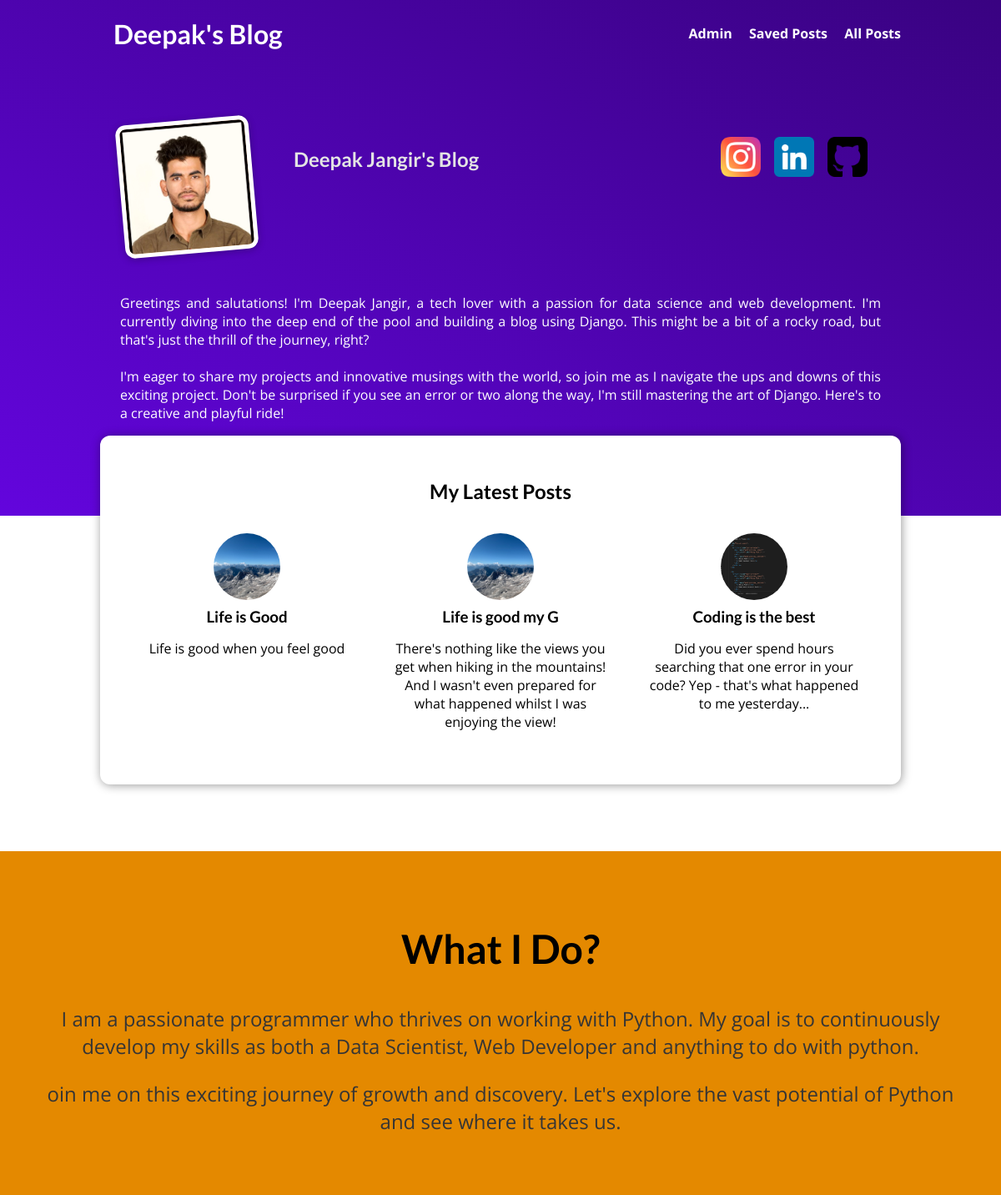
/, run on an earlier commit of the app's database.
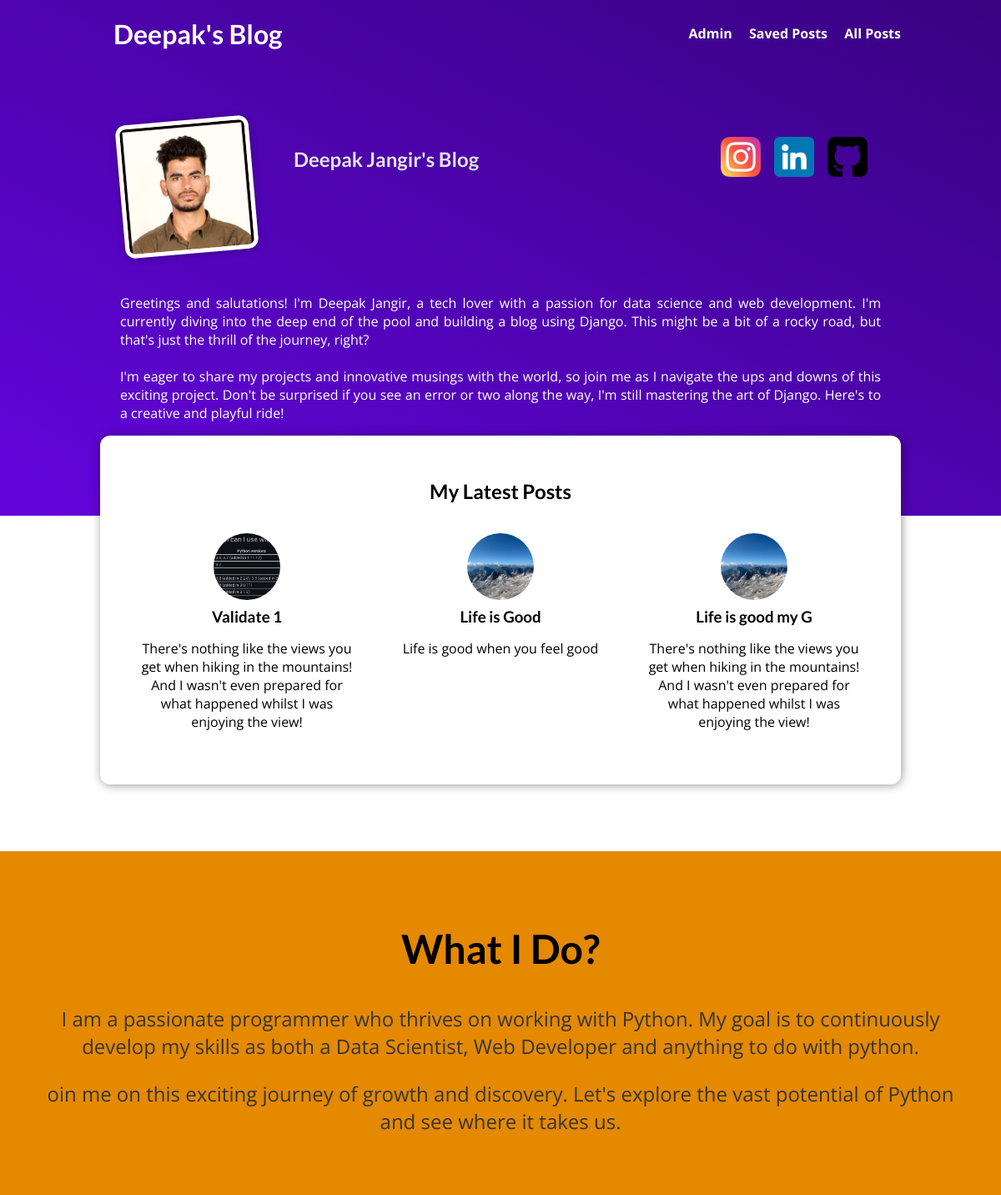
And on a later commit of the database.
### blog/models.py (models this page shows, shortened)
class Post(models.Model):
    title = models.CharField(max_length=150)
    excerpt = models.CharField(max_length=200)
    image = models.ImageField(upload_to="posts", null=True)
    date = models.DateField(auto_now=True)
    slug = models.SlugField(unique=True, db_index=True)
    content = models.TextField(validators=[MinLengthValidator(10)])
    author = models.ForeignKey(Author, on_delete=models.SET_NULL, related_name='posts',null=True)
    tags = models.ManyToManyField(Tag)
    url = models.URLField(max_length=200, blank=True, default='',null=True)

### blog/views.py (the view)
# urls.py: path("", view=views.Index.as_view(), name='index-page'),
class Index(ListView):
    template_name = 'blog/index.html'
    model = Post
    ordering = ["-date"]
    context_object_name = 'posts'
    def get_queryset(self):
        query_set = super().get_queryset()
        data = query_set[:3]
        return data

### blog/templates/blog/index.html (shortened to what this page needs)
{% extends 'base.html' %}
{% load static %}
{% block css_files %}
    <link rel="stylesheet" href="{% static "blog/index.css" %}">
    <link rel="stylesheet" href="{% static "blog/post.css" %}">
{% endblock css_files %}
{% block content %}
    <section id='welcome'>
        <header>
            <img src="{% static 'blog/images/deepak.jpeg' %}" class='profile-pic' alt="Deepak - The Author">
            <h2>Deepak Jangir's Blog</h2>
            <h1>
                <a href="https://www.instagram.com/deepakxpvt" target="_blank">
                  <img src="{% static 'blog/images/instagram.png' %}" alt="Instagram Profile">
                </a>
              </h1>
              <h1>
                <a href="https://www.linkedin.com/in/deepak-jangir-72333a188/" target="_blank">
                  <img src="{% static 'blog/images/linkedin.png' %}" alt="Linkedin Profile">
                </a>
              </h1>
              <h1>
                <a href="https://github.com/tdeepak509" target="_blank">
                  <img src="{% static 'blog/images/github-sign.png' %}" alt="Github Profile">
                </a>
              </h1>
        </header>
        <p align='justify'>Greetings and salutations! I'm Deepak Jangir, a tech lover with a passion for data science and web development. I'm currently diving into the deep end of the pool and building a blog using Django. This might be a bit of a rocky road, but that's just the thrill of the journey, right?
            <br><br>I'm eager to share my projects and innovative musings with the world, so join me as I navigate the ups and downs of this exciting project. Don't be surprised if you see an error or two along the way,
            I'm still mastering the art of Django. Here's to a creative and playful ride!</p>
    </section>
    <section id='latest-posts'>
        <h2>My Latest Posts</h2>
        <ul>
            {% for post in posts %}
                {% include "blog/includes/post.html" %}
            {% endfor %}
        </ul>
    </section>
    <section id='about'>
        <h2>What I Do?</h2>
        <p>I am a passionate programmer who thrives on working with Python.
        My goal is to continuously develop my skills as both a Data Scientist, Web Developer and anything to do with python. </p>
        <p>oin me on this exciting journey of growth and discovery. Let's explore the vast potential of Python and see where it takes us.</p>
    </section>
{% endblock content %}

### blog/templates/blog/includes/post.html
<li>
    <article class='post'>
        <a href="{% url 'post-detail-page' post.slug %}">
            <img src="{{ post.image.url }}" alt="{{ post.title }}">
            <div class='post_content'>
                <h3>{{ post.title }}</h3>
                <p>{{ post.excerpt }}</p>
            </div>
        </a>
    </article>
</li>

What changed in the data, as far as the page shows it:
no longer on this page (row unchanged): Post: image (picture), title "Coding is the best", excerpt "Did you ever spend hours searching that one error in your code? Yep - that's what happened to me yesterday..."
added Post: image (picture), title "Validate 1", excerpt "There's nothing like the views you get when hiking in the mountains! And I wasn't even prepared for what happened whilst I was enjoying the view!"
